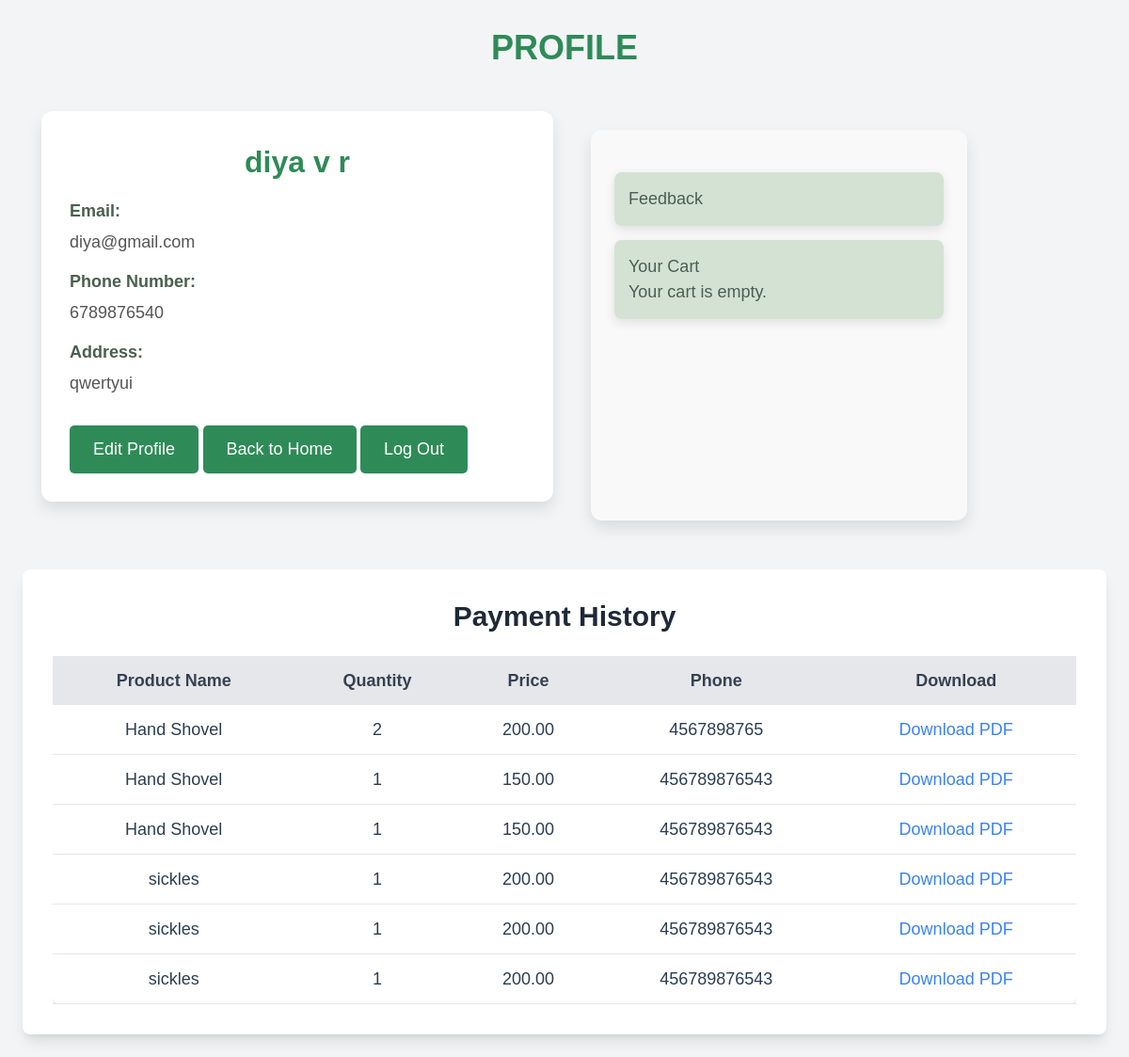
The app's page /userProfile/ (signed in) with its own data.
### garden_app/models.py (models this page shows, shortened)
class user_reg(models.Model):
    STATUS=(
        ('applied','Applied'),
        ('approved','Approved'),
        ('rejected','Rejected'),
    )
    first_name=models.CharField(max_length=100)
    last_name=models.CharField(max_length=100)
    email=models.EmailField(unique=True,max_length=100)
    phone = models.CharField(max_length=10)
    password=models.CharField(max_length=100)
    confirm_password=models.CharField(max_length=100)
    address=models.CharField(max_length=100)
    reset_token = models.CharField(max_length=50, blank=True, null=True)
    status=models.CharField(max_length=20,choices=STATUS,default='applied')

class pay(models.Model):
    prod_name = models.CharField(max_length=100)
    quantity = models.IntegerField()  # Store as integer
    price = models.DecimalField(max_digits=10, decimal_places=2)  # Store as decimal
    phone = models.CharField(max_length=10)
    email = models.EmailField(max_length=100)

### garden_app/views.py (the view)
# urls.py: path('userProfile/',views.userProfile,name="userProfile"),
def userProfile(request):
    email = request.session.get('ema')
    print(email)  # Get the user's email from the session
    if email:
        try:
            cr = user_reg.objects.get(email=email)
            payments = pay.objects.filter(email=email)
            cart_items = cart.objects.filter(email=email)  # Assuming the cart model has an email field
            user_info = {
                'first_name': cr.first_name,
                'last_name': cr.last_name,
                'address': cr.address,
                'phone': cr.phone,
                'email': cr.email,
                'cart_items': cart_items,
                'payments': payments,
                }  # Add cart items to the context
            return render(request, 'userProfile.html', user_info)
        except user_reg.DoesNotExist:
            return render(request, 'userProfile.html', {'error': 'User  not found.'})
    else:
        return render(request, 'login.html', {'error': 'You must be logged in to view your profile.'})

### garden_app/templates/userProfile.html (shortened to what this page needs)
{% load static %}
<!DOCTYPE html>
<html lang="en">
<head>
    <script src="https://cdn.tailwindcss.com"></script>
</head>
<body class="bg-gray-100 p-6">
    <div class="profile-heading">
      <B>PROFILE</B>
    </div>
    <div class="container">
        <div class="profile-header">
            <div class="profile-info">
                <div class="text-center">
                    <div class="profile-name">{{ first_name }} {{ last_name }}</div>
                </div>
                <div class="profile-info-item">
                    <label>Email:</label>
                    <span>{{ email }}</span>
                </div>
                <div class="profile-info-item">
                    <label>Phone Number:</label>
                    <span>{{ phone }}</span>
                </div>
                <div class="profile-info-item">
                    <label>Address:</label>
                    <span>{{ address }}</span>
                </div>
                <div class="mt-4">
                    <a href="/update_profile/" class="footer-link">Edit Profile</a>
                    <a href="/userHome/" class="footer-link">Back to Home</a>
                    <a class="footer-link" href="/user_logout/">Log Out</a>
                </div>
            </div>
        </div>
        <div class="sidebar">
            <div class="sidebar-item"><a href="/feedback_rate/">Feedback</a></div>
            <div class="sidebar-item"><a href="/cartlist/">Your Cart</a>
            {% if cart_items %}
                {% for item in cart_items %}
                    <div class="sidebar-item">
                        <p class="font-semibold">{{ item.prod_name }}</p>
                        <p>Quantity: {{ item.quantity }} | Price: {{ item.price }}</p>
                    </div>
                {% endfor %}
            {% else %}
                <p>Your cart is empty.</p>
            {% endif %}
        </div>
        </div>
    </div>
    <div class="bg-white p-8 rounded-lg shadow-lg mt-8">
        <h1 class="text-3xl font-extrabold text-gray-800 text-center">Payment History</h1>
        {% if payments %}
            <div class="overflow-x-auto mt-6">
                <table class="w-full border-collapse bg-white shadow-md rounded-lg text-lg">
                    <thead>
                        <tr class="bg-gray-200 text-gray-700">
                            <th class="py-3 px-4">Product Name</th>
                            <th class="py-3 px-4">Quantity</th>
                            <th class="py-3 px-4">Price</th>
                            <th class="py-3 px-4">Phone</th>
                            <th class="py-3 px-4">Download</th>
                        </tr>
                    </thead>
                    <tbody>
                        {% for payment in payments %}
                        <tr class="border-b hover:bg-gray-50">
                            <td class="py-3 px-4 text-center">{{ payment.prod_name }}</td>
                            <td class="py-3 px-4 text-center">{{ payment.quantity }}</td>
                            <td class="py-3 px-4 text-center">{{ payment.price }}</td>
                            <td class="py-3 px-4 text-center">{{ payment.phone }}</td>
                            <td class="py-3 px-4 text-center">
                                <a href="{% url 'download_payment_pdf' payment.id %}" class="text-blue-500 hover:underline">Download PDF</a>
                            </td>
                        </tr>
                        {% endfor %}
                    </tbody>
                </table>
            </div>
        {% else %}
            <p class="text-lg text-gray-600 mt-4 text-center">No payment details found for {{ email }}</p>
        {% endif %}
    </div>
</body>
</html>

### records on screen
user_reg: first_name "diya", last_name "v r", email "diya@gmail.com", phone "6789876540", address "qwertyui"
pay: prod_name "Hand Shovel", quantity "2", price "200.00", phone "4567898765"
pay: prod_name "Hand Shovel", quantity "1", price "150.00", phone "456789876543"
pay: prod_name "Hand Shovel", quantity "1", price "150.00", phone "456789876543"
pay: prod_name "sickles", quantity "1", price "200.00", phone "456789876543"
pay: prod_name "sickles", quantity "1", price "200.00", phone "456789876543"
pay: prod_name "sickles", quantity "1", price "200.00", phone "456789876543"
